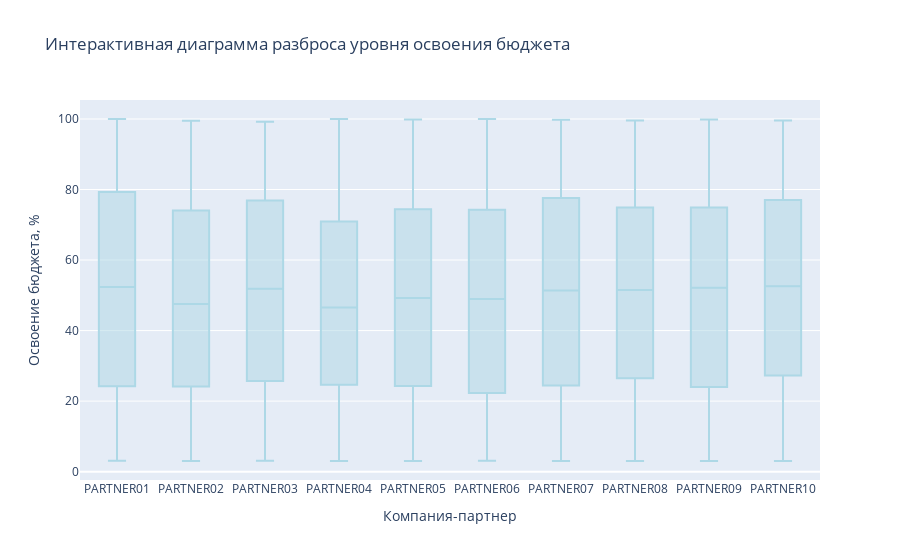

Notebook code for this chart:
### Code cell
# График 5: Интерактивная визуализация с Plotly
fig = go.Figure()

# Добавляем столбцы выручки
fig.add_trace(go.Box(
    x=df_consolidated['name']
    , y=df_consolidated['completion_percent']*100
    , name='Уровень освоения'
    , marker_color='lightblue'
    #, orientation="h"
    #, text=[f'{x:,.0f} %' for x in partners_budget_execution['avg_completion_rate']]
    #, textposition='auto'
))

fig.update_layout(
    title='Интерактивная диаграмма разброса уровня освоения бюджета',
    xaxis_title='Компания-партнер',
    yaxis_title='Освоение бюджета, %',
    showlegend=False,
    height=600
)

fig.show()

### Figure 1 — Plotly figure (JSON) as saved in the notebook; plotly's stock layout.template omitted (floating-point values rounded to 4 significant figures; data arrays with more than 128 entries replaced by an {"elided": "..."} marker saying what was removed)
{"data": [{"marker": {"color": "lightblue"}, "name": "Уровень освоения", "type": "box", "x": {"elided": "5000 str values"}, "y": {"elided": "5000 float values"}}], "layout": {"autosize": true, "showlegend": false, "title": {"text": "Интерактивная диаграмма разброса уровня освоения бюджета"}, "xaxis": {"autorange": true, "range": [-0.5, 9.5], "title": {"text": "Компания-партнер"}, "type": "category"}, "yaxis": {"autorange": true, "range": [-2.371, 105.4], "title": {"text": "Освоение бюджета, %"}, "type": "linear"}}}
